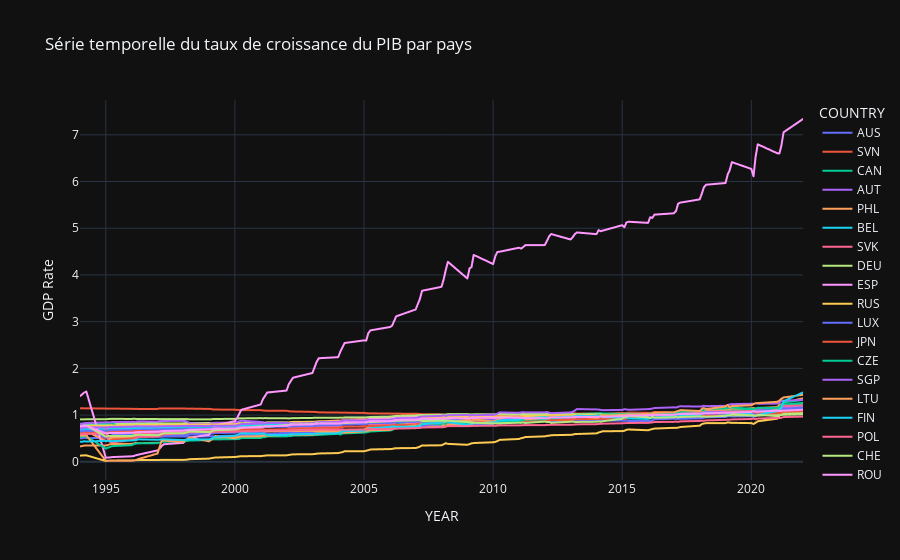

The notebook cell saved with this chart:
### Code cell
import pandas as pd
import plotly.express as px

# S'assurer que l'index est de type date
final_data.index = pd.to_datetime(final_data.index)

# Supprimer les valeurs manquantes et trier par index
final_data_cleaned = final_data.dropna().sort_index()

# Créer un graphe interactif pour les séries temporelles avec Plotly Express
fig = px.line(final_data_cleaned, x=final_data_cleaned.index, y='GDP_rate', color='COUNTRY',
              labels={'index': 'Date', 'GDP_rate': 'GDP Rate'},
              title='Série temporelle du taux de croissance du PIB par pays',
              template='plotly_dark')

# Lier l'axe des y à l'axe des x pour éviter l'apparence discontinue
fig.update_layout(yaxis=dict(scaleanchor='x'))

# Afficher le plot interactif
fig.show()
